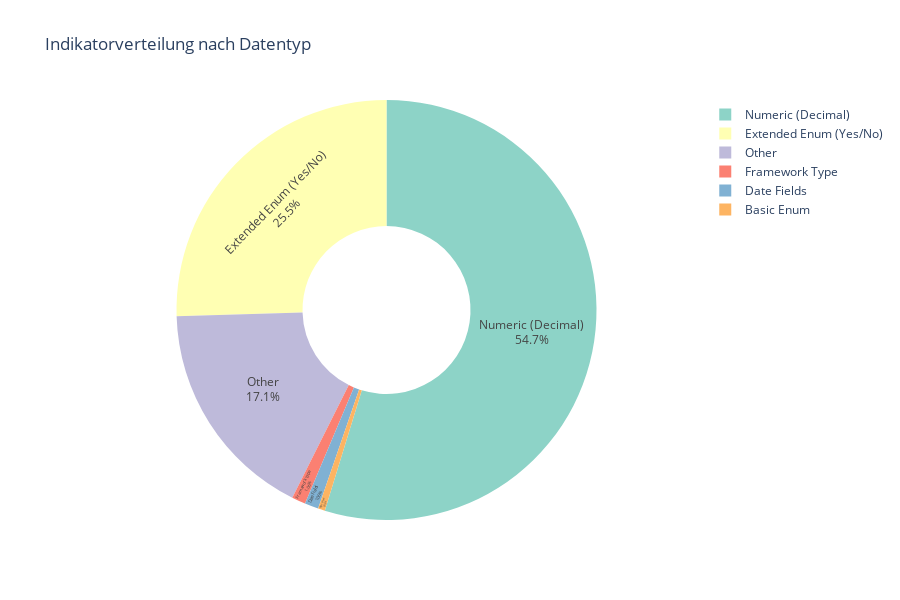

Here is the notebook cell this chart was saved with:
### Markdown cell above
## 4. Zusätzliche Visualisierungen Generieren

### Code cell
# Erstelle zusätzliche Visualisierungen für den umfassenden Bericht
print("🎨 Generiere zusätzliche Visualisierungen für Bericht...\n")

# 1. Indikator-Kategorie-Aufschlüsselung (Kreisdiagramm)
print("[1/6] Erstelle Indikator-Kategorie-Aufschlüsselung...")

# Apply categorization
df_dimensions['category'] = df_dimensions['indicator'].apply(categorize_indicator)
category_counts = df_dimensions['category'].value_counts()

# Create pie chart
fig = px.pie(
    values=category_counts.values,
    names=category_counts.index,
    title='Indikatorverteilung nach Datentyp',
    hole=0.4,  # Donut-Diagramm
    color_discrete_sequence=px.colors.qualitative.Set3
)
fig.update_traces(textposition='inside', textinfo='percent+label')
fig.update_layout(height=600)
fig.show()
fig.write_html(OUTPUT_DIR / "indicator_category_breakdown.html")
fig.write_image(OUTPUT_DIR / "indicator_category_breakdown.png", width=1200, height=600)
print(f"   ✅ Gespeichert: HTML + PNG")

### Figure 1 — Plotly figure (JSON) as saved in the notebook; plotly's stock layout.template omitted (floating-point values rounded to 4 significant figures)
{"data": [{"domain": {"x": [0, 1], "y": [0, 1]}, "hole": 0.4, "hovertemplate": "label=%{label}<br>value=%{value}<extra></extra>", "labels": ["Numeric (Decimal)", "Extended Enum (Yes/No)", "Other", "Framework Type", "Date Fields", "Basic Enum"], "legendgroup": "", "name": "", "showlegend": true, "textinfo": "percent+label", "textposition": "inside", "type": "pie", "values": [6799, 3164, 2126, 132, 132, 66]}], "layout": {"height": 600, "legend": {"tracegroupgap": 0}, "piecolorway": ["rgb(141,211,199)", "rgb(255,255,179)", "rgb(190,186,218)", "rgb(251,128,114)", "rgb(128,177,211)", "rgb(253,180,98)", "rgb(179,222,105)", "rgb(252,205,229)", "rgb(217,217,217)", "rgb(188,128,189)", "rgb(204,235,197)", "rgb(255,237,111)"], "title": {"text": "Indikatorverteilung nach Datentyp"}}}
